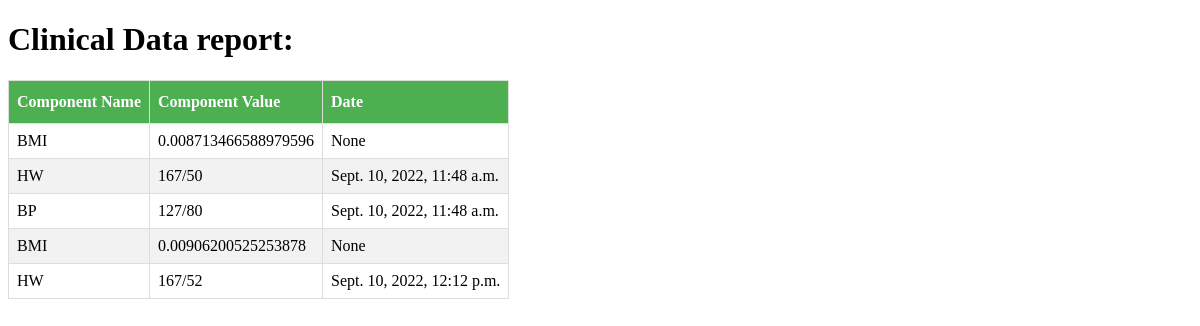
/analyze/5/, run on the app's committed database.
### clinicalApp/models.py (models this page shows)
class ClinicalData(models.Model):
    COMPONENT_NAMES=[('HW','Height/Weight'),('BP','Blood Pressure'),('heartrate','Heart Rate')]
    componentName=models.CharField(choices=COMPONENT_NAMES,max_length=20)
    componentValue=models.CharField(max_length=20)
    measuredDateTime= models.DateTimeField(auto_now_add=True)
    patient = models.ForeignKey(Patient,on_delete=models.CASCADE)

### clinicalApp/views.py (the view)
# urls.py: path('analyze/<int:pk>/',views.analyze),
def analyze(request,**kwargs):
    data = ClinicalData.objects.filter(patient_id=kwargs['pk'])
    responseData=[]
    for eachEntry in data:
        if eachEntry.componentName =='HW':
            heightAndWeight= eachEntry.componentValue.split('/')
            if len(heightAndWeight) > 1:
                meters = float(heightAndWeight[0])*0.4536
                bmi = (float(heightAndWeight[1]))/(meters*meters)
                bmiEntry= ClinicalData()
                bmiEntry.componentName='BMI'
                bmiEntry.componentValue=bmi
                responseData.append(bmiEntry)
        responseData.append(eachEntry)
    return render(request,'clinicalApp/generateReport.html',{'data':responseData})

### templates/clinicalApp/generateReport.html (shortened to what this page needs)
{%load static%}
<!DOCTYPE html>
<html>
    <head>
        <link rel="stylesheet" href="{% static 'css/clinicals.css'%}"/>
    </head>
    <body>
       <h1>Clinical Data report: </h1>
       <table border="3">
        <thead>
            <th>Component Name </th>
            <th>Component Value </th>
            <th>Date</th>
        </thead>
        {%for i in data %}
        <tr>
            <td>{{i.componentName}}</td>
            <td>{{i.componentValue}}</td>
            <td>{{i.measuredDateTime}}</td>
        </tr>
        {%endfor%}
       </table>
    </body>
</html>

### static/css/clinicals.css (style rules this page uses)
table, th, td { border: 0px solid black; border-collapse: collapse; }
td,th { border: 1px solid #ddd; padding: 8px; }
tr:nth-child(even) { background-color: #f2f2f2; }
th { padding-top: 12px; padding-bottom: 12px; text-align: left; background-color: #4CAF50; color: white; }

### data on the page
ClinicalData: componentName "HW", componentValue "167/50", measuredDateTime "Sept. 10, 2022, 11:48 a.m."
ClinicalData: componentName "BP", componentValue "127/80", measuredDateTime "Sept. 10, 2022, 11:48 a.m."
ClinicalData: componentName "HW", componentValue "167/52", measuredDateTime "Sept. 10, 2022, 12:12 p.m."

### other printed values
{{ i.componentName }} "BMI" "BMI"
{{ i.componentValue }} "0.008713466588979596" "0.00906200525253878"
{{ i.measuredDateTime }} "None" "None"
